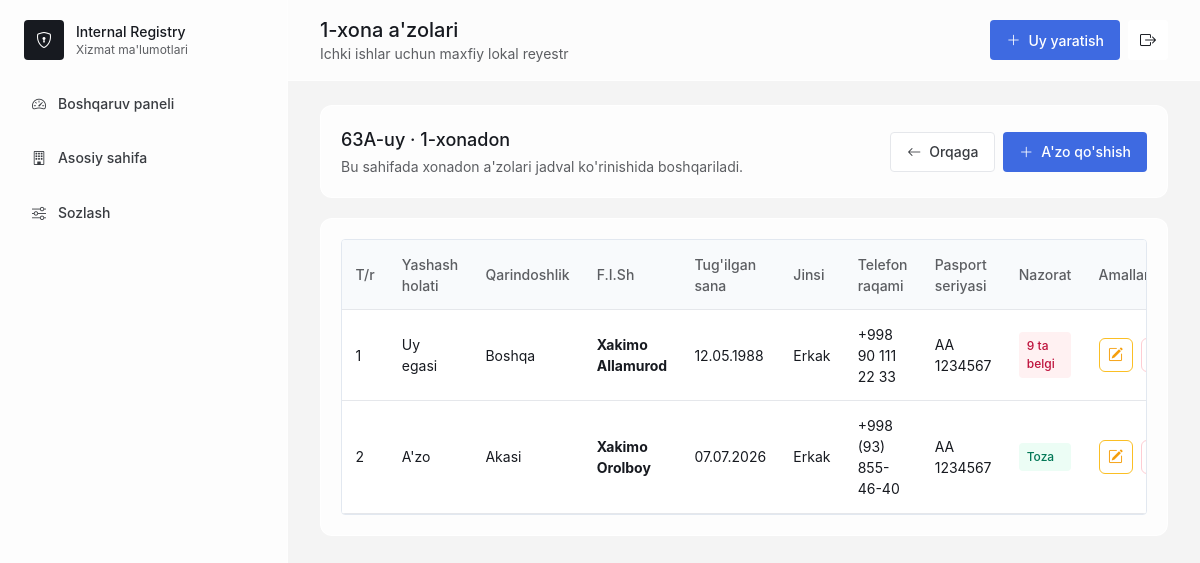
The page /settings/rooms/111/residents/ (signed in) on the database its author committed.
### registry/models.py (models this page shows, shortened)
class Room(models.Model):
    LARGE = "large"
    MEDIUM = "medium"
    SMALL = "small"
    FAMILY_STATUS_CHOICES = [
        (LARGE, "Katta oila"),
        (MEDIUM, "O'rta oila"),
        (SMALL, "Kichik oila"),
    ]
    house = models.ForeignKey(House, related_name="rooms", on_delete=models.CASCADE)
    room_number = models.PositiveIntegerField()
    entrance_number = models.PositiveIntegerField(default=1)
    family_status = models.CharField(max_length=20, choices=FAMILY_STATUS_CHOICES, default=SMALL)
    created_at = models.DateTimeField(auto_now_add=True)
    updated_at = models.DateTimeField(auto_now=True)
    class Meta:
        ordering = ["room_number"]
        constraints = [
            models.UniqueConstraint(fields=["house", "room_number"], name="unique_room_per_house")
        ]

class House(models.Model):
    COLOR_CHOICES = [
        ("blue", "Ko'k"),
        ("green", "Yashil"),
        ("red", "Qizil"),
        ("amber", "Sariq"),
        ("slate", "Kulrang"),
    ]
    house_number = models.CharField(max_length=40)
    street_name = models.CharField(max_length=180)
    room_count = models.PositiveIntegerField()
    entrance_count = models.PositiveIntegerField(default=4)
    apartments_per_entrance = models.PositiveIntegerField(default=8)
    color = models.CharField(max_length=20, choices=COLOR_CHOICES, default="blue")
    entrance_camera = models.BooleanField(default=False)
    entrance_camera_count = models.PositiveIntegerField(blank=True, null=True)
    yard_camera = models.BooleanField(default=False)
    yard_camera_count = models.PositiveIntegerField(blank=True, null=True)
    entrance_sos_button = models.BooleanField(default=False)
    entrance_sos_button_count = models.PositiveIntegerField(blank=True, null=True)
    created_at = models.DateTimeField(auto_now_add=True)
    updated_at = models.DateTimeField(auto_now=True)
    class Meta:
        ordering = ["-created_at"]
        constraints = [
            models.UniqueConstraint(
                fields=["house_number", "street_name"],
                name="unique_house_per_street",
            )
        ]

class Resident(models.Model):
    LIVING_STATUS_CHOICES = [
        ("owner", "Uy egasi"),
        ("tenant", "Ijarada yashovchi"),
        ("member", "A'zo"),
    ]
    RELATIONSHIP_CHOICES = [
        ("self", "O'zi"),
        ("son", "O'g'il"),
        ("daughter", "Qiz"),
        ("mother", "Ona"),
        ("brother", "Akasi"),
        ("sister", "Opasi"),
        ("friend", "Do'sti"),
        ("other", "Boshqa"),
    ]
    GENDER_CHOICES = [("male", "Erkak"), ("female", "Ayol"), ("other", "Boshqa")]
    SOCIAL_CONCLUSION_PROVIDER_CHOICES = [
        ("mayor_assistant", "Hokim yordamchisi"),
        ("women_activist", "Xotin-qizlar faoli"),
        ("prevention_inspector", "Profilaktika inspektori"),
        ("youth_leader", "Yoshlar yetakchisi"),
        ("social_protection", "Ijtimoiy himoya vakili"),
        ("tax_inspector", "Soliq inspektori"),
    ]
    room = models.ForeignKey(Room, related_name="residents", on_delete=models.CASCADE)
    photo = models.FileField(upload_to="residents/", blank=True, null=True)
    living_status = models.CharField(max_length=20, choices=LIVING_STATUS_CHOICES, default="owner")
    has_rental_contract = models.BooleanField(default=False)
    rental_contract_file = models.FileField(upload_to="resident_documents/", blank=True, null=True)
    has_temporary_registration = models.BooleanField(default=False)
    temporary_registration_file = models.FileField(upload_to="resident_documents/", blank=True, null=True)
    daily_rental_guest_home = models.BooleanField(default=False)
    has_origin_neighborhood_conclusion = models.BooleanField(default=False)
    origin_neighborhood_conclusion_note = models.TextField(blank=True)
    relationship = models.CharField(max_length=30, choices=RELATIONSHIP_CHOICES, default="other")
    fullname = models.CharField(max_length=180)
    phone = models.CharField(max_length=40, blank=True)
    passport = models.CharField(max_length=40, blank=True)
    pinfl = models.CharField(max_length=20, blank=True)
    birth_date = models.DateField(blank=True, null=True)
    gender = models.CharField(max_length=20, choices=GENDER_CHOICES, blank=True)
    is_working = models.BooleanField(default=False)
    occupation = models.CharField(max_length=120, blank=True)
    workplace = models.CharField(max_length=180, blank=True)
    is_studying = models.BooleanField(default=False)
    education = models.CharField(max_length=120, blank=True)
    has_violation = models.BooleanField(default=False)
    violation_description = models.TextField(blank=True)
    violation_date = models.DateField(blank=True, null=True)
    officer_name = models.CharField(max_length=150, blank=True)
    notes = models.TextField(blank=True)
    long_abroad = models.BooleanField(default=False)
    abroad_country = models.CharField(max_length=120, blank=True)
    abroad_year = models.PositiveIntegerField(blank=True, null=True)
    abroad_duration = models.CharField(max_length=120, blank=True)
    abroad_reason = models.TextField(blank=True)
    previously_convicted = models.BooleanField(default=False)
    conviction_year = models.PositiveIntegerField(blank=True, null=True)
    conviction_article = models.CharField(max_length=80, blank=True)
    conviction_part = models.CharField(max_length=80, blank=True)
    conviction_note = models.TextField(blank=True)
    penal_institution = models.BooleanField(default=False)
    penal_institution_location = models.CharField(max_length=180, blank=True)
    penal_institution_note = models.TextField(blank=True)
    probation = models.BooleanField(default=False)
    probation_start_year = models.PositiveIntegerField(blank=True, null=True)
    probation_end_year = models.PositiveIntegerField(blank=True, null=True)
    probation_article = models.CharField(max_length=80, blank=True)
    probation_part = models.CharField(max_length=80, blank=True)
    probation_note = models.TextField(blank=True)
    administrative_supervision = models.BooleanField(default=False)
    administrative_supervision_start_year = models.PositiveIntegerField(blank=True, null=True)
    administrative_supervision_end_year = models.PositiveIntegerField(blank=True, null=True)
    preventive_register = models.BooleanField(default=False)
    preventive_register_start_year = models.PositiveIntegerField(blank=True, null=True)
    preventive_register_end_year = models.PositiveIntegerField(blank=True, null=True)
    preventive_register_date = models.DateField(blank=True, null=True)
    preventive_register_article = models.CharField(max_length=180, blank=True)
    preventive_register_part = models.CharField(max_length=80, blank=True)
    preventive_register_note = models.TextField(blank=True)
    deo_register = models.BooleanField(default=False)
    deo_start_year = models.PositiveIntegerField(blank=True, null=True)
    deo_end_year = models.PositiveIntegerField(blank=True, null=True)
    deo_article = models.CharField(max_length=80, blank=True)
    deo_part = models.CharField(max_length=80, blank=True)
    deo_note = models.TextField(blank=True)
    alcohol_addiction = models.BooleanField(default=False)
    alcohol_addiction_note = models.TextField(blank=True)
    troubled_family = models.BooleanField(default=False)
    troubled_family_note = models.TextField(blank=True)
    mental_health_register = models.BooleanField(default=False)
    disability_register = models.BooleanField(default=False)
    hunting_weapon = models.BooleanField(default=False)
    weapon_count = models.PositiveIntegerField(blank=True, null=True)
    weapon_model = models.CharField(max_length=180, blank=True)
    drug_addiction_register = models.BooleanField(default=False)
    drug_addiction_since = models.CharField(max_length=120, blank=True)
    needs_social_assistance = models.BooleanField(default=False)
    social_assistance_note = models.TextField(blank=True)
    security_panel_connected = models.BooleanField(default=False)
    has_complaints = models.BooleanField(default=False)
    complaint_count = models.PositiveIntegerField(blank=True, null=True)
    complaint_notes = models.JSONField(default=list, blank=True)
    social_conclusion = models.BooleanField(default=False)
    social_conclusion_provider = models.CharField(
        max_length=40,
        choices=SOCIAL_CONCLUSION_PROVIDER_CHOICES,
        blank=True,
    )
    social_conclusion_file = models.FileField(upload_to="resident_documents/", blank=True, null=True)
    social_conclusion_note = models.TextField(blank=True)
    joint_conclusion = models.BooleanField(default=False)
    joint_conclusion_file = models.FileField(upload_to="resident_documents/", blank=True, null=True)
    joint_conclusion_note = models.TextField(blank=True)
    created_at = models.DateTimeField(auto_now_add=True)
    class Meta:
        ordering = ["fullname"]

### registry/views.py (the view)
# urls.py: path("settings/rooms/<int:pk>/residents/", login_required(views.settings_room_residents), name="settings_room_residents"),
def settings_room_residents(request, pk):
    room = get_object_or_404(Room.objects.select_related("house"), pk=pk)
    residents = room.residents.all()
    supervision_fields = [
        "has_violation",
        "long_abroad",
        "previously_convicted",
        "penal_institution",
        "probation",
        "administrative_supervision",
        "preventive_register",
        "alcohol_addiction",
        "troubled_family",
        "mental_health_register",
        "disability_register",
        "hunting_weapon",
        "drug_addiction_register",
        "needs_social_assistance",
        "has_complaints",
        "social_conclusion",
    ]
    for resident in residents:
        resident.supervision_count = sum(1 for field in supervision_fields if getattr(resident, field))
    return render(
        request,
        "registry/settings_residents.html",
        {
            "page_title": f"{room.room_number}-xona a'zolari",
            "room": room,
            "residents": residents,
        },
    )

### registry/templates/registry/settings_residents.html (shortened to what this page needs)
{% extends "registry/base.html" %}
{% block content %}
<section class="panel mb-5">
    <div class="flex flex-col justify-between gap-4 md:flex-row md:items-center">
        <div>
            <h2>{{ room.house.house_number }}-uy · {{ room.room_number }}-xonadon</h2>
            <p class="mt-1 text-sm text-[#5C5E62]">Bu sahifada xonadon a'zolari jadval ko'rinishida boshqariladi.</p>
        </div>
        <div class="flex flex-wrap gap-2">
            <a class="btn-secondary" href="{% url 'registry:settings_house_rooms' room.house.pk %}"><i class="bi bi-arrow-left"></i> Orqaga</a>
            <a class="btn-primary" href="{% url 'registry:resident_create' room.pk %}"><i class="bi bi-plus-lg"></i> A'zo qo'shish</a>
        </div>
    </div>
</section>
<section class="panel">
    <div class="overflow-x-auto rounded border border-slate-200 bg-white">
        <table class="member-table">
            <thead>
                <tr>
                    <th>T/r</th>
                    <th>Yashash holati</th>
                    <th>Qarindoshlik</th>
                    <th>F.I.Sh</th>
                    <th>Tug'ilgan sana</th>
                    <th>Jinsi</th>
                    <th>Telefon raqami</th>
                    <th>Pasport seriyasi</th>
                    <th>Nazorat</th>
                    <th class="text-center">Amallar</th>
                </tr>
            </thead>
            <tbody>
                {% for resident in residents %}
                <tr>
                    <td>{{ forloop.counter }}</td>
                    <td>{{ resident.get_living_status_display }}</td>
                    <td>{{ resident.get_relationship_display }}</td>
                    <td><strong>{{ resident.fullname }}</strong></td>
                    <td>{{ resident.birth_date|date:"d.m.Y"|default:"-" }}</td>
                    <td>{{ resident.get_gender_display|default:"-" }}</td>
                    <td>{{ resident.phone|default:"-" }}</td>
                    <td>{{ resident.passport|default:"-" }}</td>
                    <td>
                        {% if resident.supervision_count %}
                            <span class="table-badge danger">{{ resident.supervision_count }} ta belgi</span>
                        {% else %}
                            <span class="table-badge good">Toza</span>
                        {% endif %}
                    </td>
                    <td>
                        <div class="table-actions">
                            <a class="icon-action edit" title="Tahrirlash" aria-label="Tahrirlash" href="{% url 'registry:resident_edit' resident.pk %}"><i class="bi bi-pencil-square"></i></a>
                            <form method="post" action="{% url 'registry:resident_delete' resident.pk %}?next=settings" data-swal-delete="Bu a'zoni o'chirishni tasdiqlaysizmi?">
                                <button class="icon-action delete" title="O'chirish" aria-label="O'chirish"></button>
                            </form>
                        </div>
                    </td>
                </tr>
                {% empty %}
                <tr><td colspan="10" class="text-center text-[#5C5E62]">Bu xonadonda hali a'zo yo'q.</td></tr>
                {% endfor %}
            </tbody>
        </table>
    </div>
</section>
{% endblock %}

### registry/static/registry/css/app.css (style rules this page uses)
* { box-sizing: border-box; }
body { font-family: -apple-system, BlinkMacSystemFont, "Segoe UI", Arial, sans-serif; letter-spacing: 0; }
.btn-primary, .btn-secondary, .btn-danger, .filter-btn, .page-btn { display:inline-flex; align-items:center; gap:.5rem; min-height:40px; border-radius:4px; padding:.45rem 1rem; font-size:14px; font-weight:500; transition:.33s; }
.btn-primary { background:#3E6AE1; color:#fff; }
.btn-secondary, .filter-btn, .page-btn { background:#fff; color:#393C41; border:1px solid #e5e7eb; }
.panel { border-radius:12px; background:rgba(255,255,255,.78); border:1px solid rgba(255,255,255,.9); padding:1.25rem; backdrop-filter:blur(20px); }
.panel h2 { font-size:18px; font-weight:500; }
.member-table { width:100%; border-collapse:collapse; font-size:14px; }
.member-table th { background:#f8fafc; color:#5C5E62; font-weight:500; text-align:left; }
.member-table th, .member-table td { border-bottom:1px solid #e5e7eb; padding:.85rem; vertical-align:middle; }
.member-table td strong, .member-table td span { display:block; }
.table-badge { display:inline-flex; border-radius:4px; padding:.3rem .5rem; font-size:12px; font-weight:500; }
.table-badge.good { background:#ecfdf5; color:#047857; }
.table-badge.danger { background:#fff1f2; color:#be123c; }
.table-actions { display:flex; align-items:center; justify-content:center; gap:.55rem; }
.icon-action { display:grid; height:34px; width:34px; place-items:center; border-radius:6px; background:#fff; font-size:15px; transition:.25s; }
.icon-action.edit { border:1px solid #fbbf24; color:#f59e0b; }
.icon-action.delete { border:1px solid #fecdd3; color:#f43f5e; }

### rows shown on the page
Room: house.house_number "63A", room_number "1"
Resident: living_status "Uy egasi", relationship "Boshqa", fullname "Xakimo Allamurod", birth_date "12.05.1988", gender "Erkak", phone "+998 90 111 22 33", passport "AA 1234567", supervision_count "9"
Resident: living_status "A'zo", relationship "Akasi", fullname "Xakimo Orolboy", birth_date "07.07.2026", gender "Erkak", phone "+998 (93) 855-46-40", passport "AA 1234567", shows "Toza"

### other values the page prints
{{ page_title|default:"Boshqaruv paneli" }} "1-xona a'zolari"
